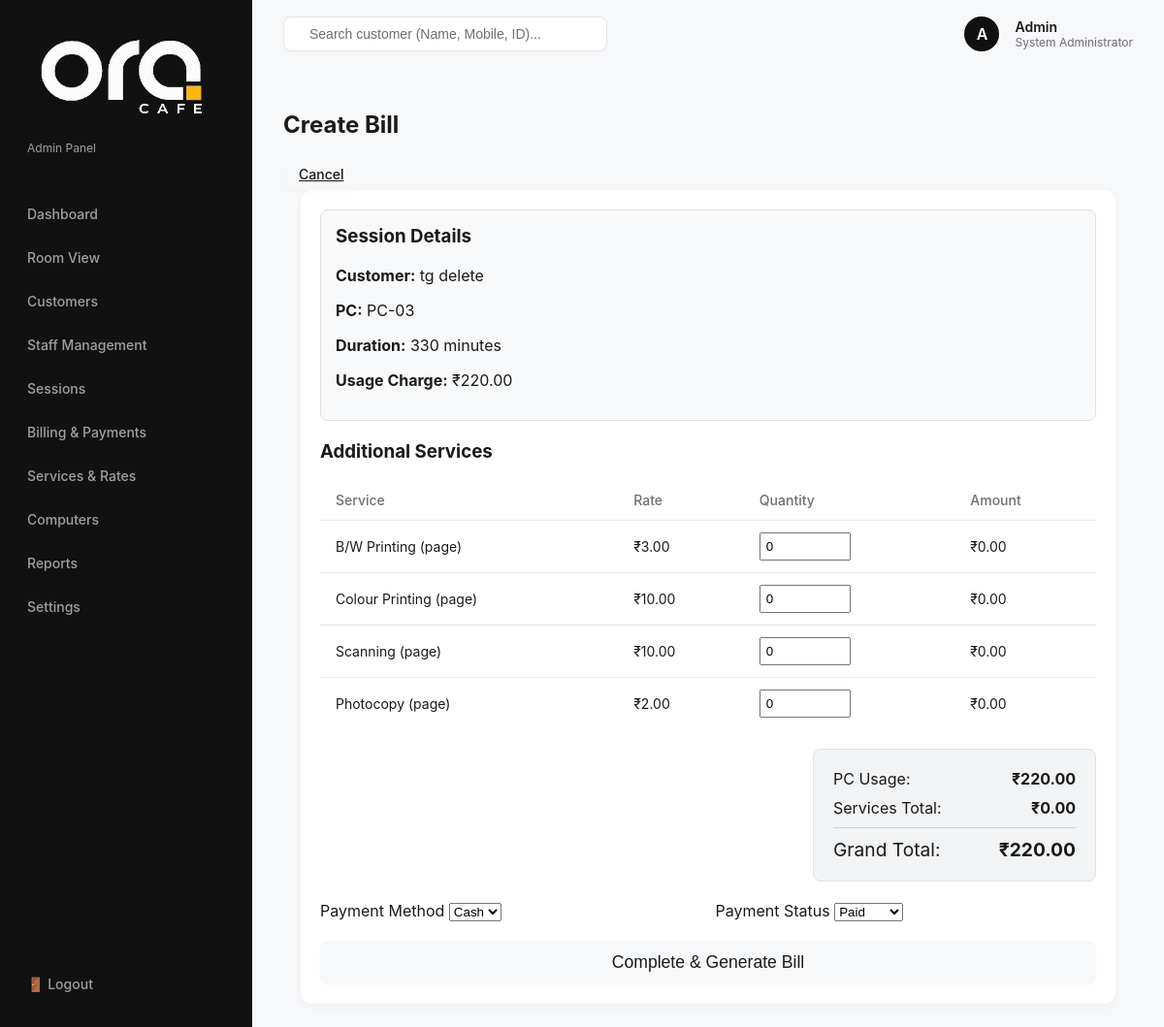
The page /billing/create/2 (signed in) on the database its author committed.
### tables this page shows
CREATE TABLE customers (
    id INTEGER PRIMARY KEY AUTOINCREMENT,
    customer_id TEXT UNIQUE NOT NULL, -- e.g., CC1001
    name TEXT NOT NULL,
    mobile TEXT UNIQUE NOT NULL,
    email TEXT,
    address TEXT,
    password_hash TEXT,
    created_at TIMESTAMP DEFAULT CURRENT_TIMESTAMP
);

CREATE TABLE computers (
    id INTEGER PRIMARY KEY AUTOINCREMENT,
    computer_number TEXT UNIQUE NOT NULL,
    computer_name TEXT,
    hourly_rate REAL NOT NULL,
    status TEXT DEFAULT 'Available', -- 'Available', 'In Use', 'Maintenance'
    created_at TIMESTAMP DEFAULT CURRENT_TIMESTAMP
);

CREATE TABLE services (
    id INTEGER PRIMARY KEY AUTOINCREMENT,
    service_name TEXT NOT NULL,
    rate REAL NOT NULL,
    unit TEXT NOT NULL,
    created_at TIMESTAMP DEFAULT CURRENT_TIMESTAMP
, is_active INTEGER DEFAULT 1);

### app.py (the view, shortened to what this page needs)
@app.route('/billing/create/<int:session_id>', methods=['GET', 'POST'])
@login_required
def create_bill(session_id):
    conn = get_db_connection()
    if request.method == 'GET':
        session_data = conn.execute('''
            SELECT s.*, c.name as customer_name, comp.computer_number
            FROM sessions s
            JOIN customers c ON s.customer_id = c.id
            JOIN computers comp ON s.computer_id = comp.id
            WHERE s.id = ? AND s.status = 'Completed'
        ''', (session_id,)).fetchone()
        if not session_data:
            conn.close()
            flash('Invalid session or session already billed.', 'error')
            return redirect(url_for('billing_list'))
        services = conn.execute('SELECT * FROM services WHERE is_active = 1').fetchall()
        conn.close()
        return render_template('billing_create.html', session_data=session_data, services=services)

### app.py (called while the page is built)
def get_db_connection():
    conn = sqlite3.connect(DATABASE)
    conn.row_factory = sqlite3.Row
    conn.execute('PRAGMA foreign_keys = ON;')
    return conn

def login_required(f):
    @wraps(f)
    def decorated_function(*args, **kwargs):
        if 'user_id' not in session:
            return redirect(url_for('login'))
        return f(*args, **kwargs)
    return decorated_function

### templates/billing_create.html (shortened to what this page needs)
{% extends "base.html" %}
{% block content %}
<div class="header-action">
    <h2> Create Bill</h2>
    <a href="{{ url_for('billing_list') }}" class="btn btn-danger">Cancel</a>
</div>
<div class="card" style="max-width: 800px; margin: 0 auto;">
    <div style="background: #f8f9fa; padding: 15px; border-radius: 8px; margin-bottom: 20px; border: 1px solid #e0e0e0;">
        <h3 style="margin-top: 0;">Session Details</h3>
        <p><strong>Customer:</strong> {{ session_data.customer_name }}</p>
        <p><strong>PC:</strong> {{ session_data.computer_number }}</p>
        <p><strong>Duration:</strong> {{ session_data.duration_minutes }} minutes</p>
        <p><strong>Usage Charge:</strong> ₹<span id="usage_charge">{{ "%.2f"|format(session_data.usage_charge) }}</span></p>
    </div>
    <form id="billingForm">
        <h3>Additional Services</h3>
        <table class="data-table" id="servicesTable" style="margin-bottom: 20px;">
            <thead>
                <tr>
                    <th>Service</th>
                    <th>Rate</th>
                    <th>Quantity</th>
                    <th>Amount</th>
                </tr>
            </thead>
            <tbody>
                {% for s in services %}
                <tr>
                    <td>{{ s.service_name }} ({{ s.unit }})</td>
                    <td>₹<span class="rate">{{ "%.2f"|format(s.rate) }}</span></td>
                    <td>
                        <input type="number" class="quantity-input" data-id="{{ s.id }}" data-rate="{{ s.rate }}" min="0" value="0" style="width: 80px; padding: 5px;">
                    </td>
                    <td>₹<span class="item-amount">0.00</span></td>
                </tr>
                {% endfor %}
            </tbody>
        </table>
        <div style="display: flex; justify-content: flex-end; margin-bottom: 20px;">
            <div style="background: #f1f3f5; padding: 20px; border-radius: 8px; border: 1px solid #dee2e6; min-width: 250px;">
                <div style="display: flex; justify-content: space-between; margin-bottom: 10px;">
                    <span>PC Usage:</span>
                    <strong>₹{{ "%.2f"|format(session_data.usage_charge) }}</strong>
                </div>
                <div style="display: flex; justify-content: space-between; margin-bottom: 10px;">
                    <span>Services Total:</span>
                    <strong>₹<span id="services_total_display">0.00</span></strong>
                </div>
                <hr style="border: 0; border-top: 1px solid #ced4da; margin: 10px 0;">
                <div style="display: flex; justify-content: space-between; font-size: 1.2em;">
                    <span>Grand Total:</span>
                    <strong>₹<span id="grand_total_display">{{ "%.2f"|format(session_data.usage_charge) }}</span></strong>
                </div>
            </div>
        </div>
        <div style="display: flex; gap: 15px; margin-bottom: 20px;">
            <div class="form-group" style="flex: 1;">
                <label>Payment Method</label>
                <select id="payment_method" class="form-control">
                    <option value="Cash">Cash</option>
                </select>
            </div>
            <div class="form-group" style="flex: 1;">
                <label>Payment Status</label>
                <select id="payment_status" class="form-control">
                    <option value="Paid">Paid</option>
                </select>
            </div>
        </div>
        <button type="submit" class="btn" style="width: 100%; font-size: 1.1em; padding: 12px;">Complete & Generate Bill</button>
    </form>
</div>
{% endblock %}

### static/css/common.css (style rules this page uses)
:root { --bg-color: #f7f8fa; --sidebar-bg: #111111; --sidebar-text: #a0a0a0; --sidebar-text-hover: #ffffff; --card-bg: #ffffff; --text-primary: #1a1a1a; --text-secondary: #6e6e73; --border-color: #e5e5ea; --accent-blue: #007aff; --shadow-sm: 0 2px 8px rgba(0, 0, 0, 0.04); --shadow-md: 0 4px 12px rgba(0, 0, 0, 0.06); --shadow-lg: 0 8px 24px rgba(0, 0, 0, 0.08); }
body { font-family: -apple-system, BlinkMacSystemFont, "Segoe UI", Roboto, Helvetica, Arial, sans-serif; background-color: var(--bg-color); color: var(--text-primary); margin: 0; padding: 0; display: flex; height: 100vh; overflow: hidden; }
.card { background: var(--card-bg); border-radius: 12px; padding: 20px; box-shadow: var(--shadow-sm); }
table { width: 100%; border-collapse: collapse; }
th, td { padding: 12px 16px; text-align: left; border-bottom: 1px solid var(--border-color); font-size: 14px; }
th { color: var(--text-secondary); font-weight: 500; }
tr:last-child td { border-bottom: none; }
.btn { display: inline-flex; align-items: center; justify-content: center; padding: 8px 16px; border-radius: 8px; font-size: 14px; font-weight: 500; cursor: pointer; transition: all 0.2s ease; border: none; background-color: var(--bg-color); color: var(--text-primary); box-shadow: 0 2px 4px rgba(0,0,0,0.02); }

### rows shown on the page
customers: customer_name "tg delete"
computers: computer_number "PC-03"
services: service_name "B/W Printing", unit "page", rate "3.00"
services: service_name "Colour Printing", unit "page", rate "10.00"
services: service_name "Scanning", unit "page", rate "10.00"
services: service_name "Photocopy", unit "page", rate "2.00"

### other values the page prints
{{ session.get('name')[0] if session.get('name') else 'U' }} "A"
{{ session.get('name') }} "Admin"
{{ session_data.duration_minutes }} "330"
{{ "%.2f"|format(session_data.usage_charge) }} "220.00"
